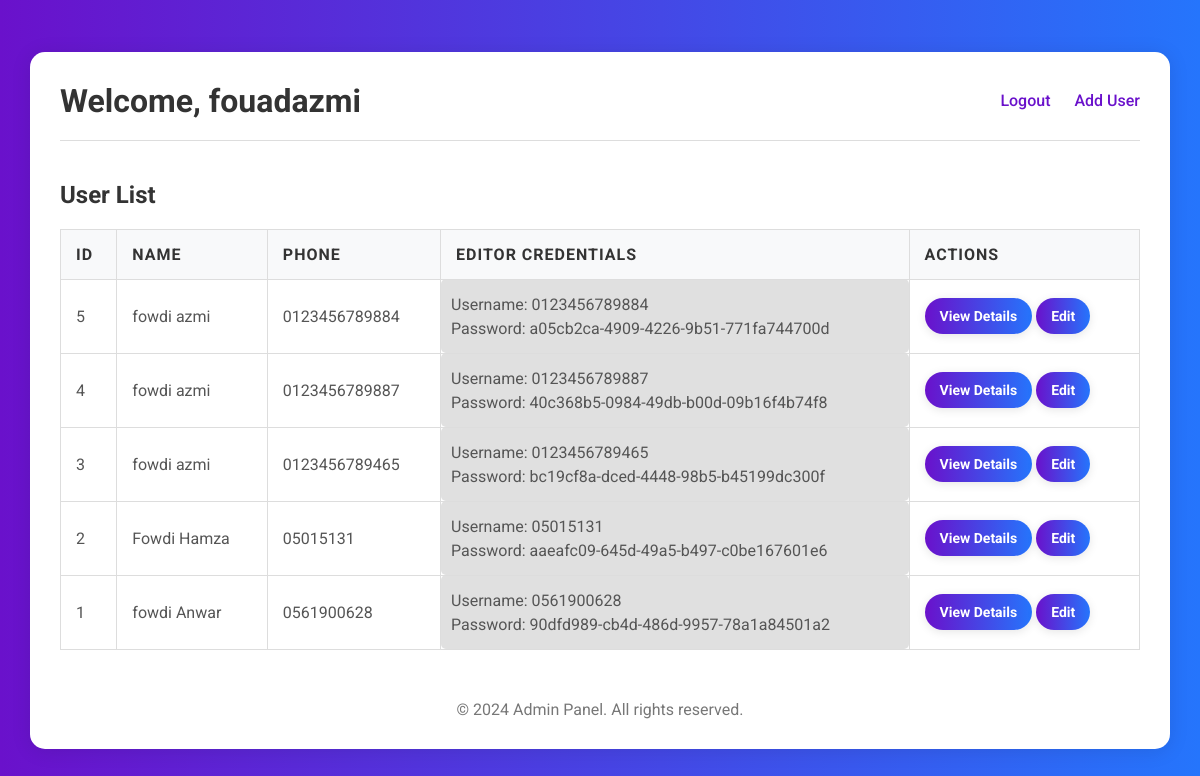
The page /admin (signed in) on the database its author committed.
### app.py (models this page shows)
class User(db.Model):
    id = db.Column(db.Integer, primary_key=True)
    uuid = db.Column(db.String(36), unique=True, nullable=False, default=lambda: str(uuid.uuid4()))
    username = db.Column(db.String(100), unique=True, nullable=False)
    name = db.Column(db.String(100), nullable=False)
    designation = db.Column(db.String(100), nullable=False)
    about = db.Column(db.Text, nullable=False)
    phone = db.Column(db.String(20), nullable=False)
    email = db.Column(db.String(100), nullable=False)
    website = db.Column(db.String(100), nullable=False)
    location = db.Column(db.String(100), nullable=False)
    facebook = db.Column(db.String(100), nullable=False)
    instagram = db.Column(db.String(100), nullable=False)
    linkedin = db.Column(db.String(100), nullable=False)
    twitter = db.Column(db.String(100), nullable=False)
    profile_image_url = db.Column(db.String(200), nullable=True)
    show_services = db.Column(db.Boolean, default=False)
    service1_title = db.Column(db.String(100), nullable=True)
    service1_description = db.Column(db.Text, nullable=True)
    service2_title = db.Column(db.String(100), nullable=True)
    service2_description = db.Column(db.Text, nullable=True)
    service3_title = db.Column(db.String(100), nullable=True)
    service3_description = db.Column(db.Text, nullable=True)
    service4_title = db.Column(db.String(100), nullable=True)
    service4_description = db.Column(db.Text, nullable=True)
    editor_username = db.Column(db.String(100), unique=True, nullable=True)
    editor_password = db.Column(db.String(100), nullable=True)

### app.py (the view)
@app.route('/admin')
def admin():
    if 'username' in session:
        users = User.query.order_by(User.id.desc()).limit(10).all()  # Show recent 10 users
        return render_template('admin.html', username=session['username'], users=users)
    else:
        flash('You need to be logged in to view the admin page')
        return redirect(url_for('login'))

### templates/admin.html (shortened to what this page needs)
<!doctype html>
<html lang="en">
<head>
    <link rel="stylesheet" href="{{ url_for('static', filename='css/admin.css') }}">
</head>
<body>
    <div class="container">
        <header>
            <h1>Welcome, {{ username }}</h1>
            <nav>
                <a href="{{ url_for('logout') }}">Logout</a>
                <a href="{{ url_for('add_user') }}">Add User</a>
            </nav>
        </header>
        <main>
            <h2>User List</h2>
            <table>
                <thead>
                    <tr>
                        <th>ID</th>
                        <th>Name</th>
                        <th>Phone</th>
                        <th>Editor Credentials</th>
                        <th>Actions</th>
                    </tr>
                </thead>
                <tbody>
                    {% for user in users %}
                    <tr>
                        <td>{{ user.id }}</td>
                        <td>{{ user.name }}</td>
                        <td>{{ user.phone }}</td>
                        <td class="editor-credentials">
                            {% if user.editor_username and user.editor_password %}
                                <p>Username: {{ user.editor_username }}</p>
                                <p>Password: {{ user.editor_password }}</p>
                            {% else %}
                                <p>No credentials</p>
                            {% endif %}
                        </td>
                        <td>
                            <a href="{{ url_for('user_detail', username=user.username) }}" class="button">View Details</a>
                            <a href="{{ url_for('edit_user', user_uuid=user.uuid) }}" class="button">Edit</a>
                        </td>
                    </tr>
                    {% endfor %}
                </tbody>
            </table>
        </main>
        <footer>
            &copy; 2024 Admin Panel. All rights reserved.
        </footer>
    </div>
</body>
</html>

### static/css/admin.css (style rules this page uses)
body { font-family: 'Mukta', sans-serif; background-color: #f5f5f5; color: #333; margin: 0; padding: 0; }
.container { width: 90%; max-width: 1200px; margin: 0 auto; padding: 20px; background-color: #fff; box-shadow: 0 2px 4px rgba(0,0,0,0.1); border-radius: 10px; overflow: hidden; }
header { display: flex; justify-content: space-between; align-items: center; padding-bottom: 20px; border-bottom: 1px solid #ddd; }
header h1 { margin: 0; }
nav a { margin-left: 20px; text-decoration: none; color: #007BFF; font-weight: bold; }
main { padding: 20px 0; }
h2 { margin-top: 0; }
table { width: 100%; border-collapse: collapse; margin-top: 20px; }
table, th, td { border: 1px solid #ddd; }
th, td { padding: 10px; text-align: left; }
th { background-color: #f2f2f2; }
.button { padding: 5px 10px; background-color: #007BFF; color: white; text-decoration: none; border-radius: 5px; font-size: 14px; }

### templates/admin.html (style rules this page uses)
body { font-family: 'Roboto', sans-serif; background: linear-gradient(to right, #6a11cb, #2575fc); margin: 0; padding: 0; display: flex; justify-content: center; align-items: center; height: 100vh; }
.container { width: 90%; max-width: 1200px; background-color: #fff; padding: 30px; box-shadow: 0 2px 20px rgba(0, 0, 0, 0.1); border-radius: 15px; }
header { display: flex; justify-content: space-between; align-items: center; margin-bottom: 20px; }
header h1 { margin: 0; color: #333; }
nav a { margin-left: 20px; color: #6a11cb; text-decoration: none; font-weight: 500; }
table { width: 100%; border-collapse: collapse; margin-top: 20px; }
th, td { padding: 15px; text-align: left; border-bottom: 1px solid #ddd; }
th { background-color: #f8f9fa; color: #333; text-transform: uppercase; letter-spacing: 1px; }
td { color: #555; }
.button { color: #fff; background: linear-gradient(to right, #6a11cb, #2575fc); padding: 10px 15px; text-decoration: none; border-radius: 25px; display: inline-block; transition: background 0.3s ease; font-weight: bold; box-shadow: 0 2px 10px rgba(0, 0, 0, 0.1); }
.editor-credentials { background-color: #e0e0e0; padding: 10px; border-radius: 5px; }
.editor-credentials p { margin: 5px 0; }
footer { text-align: center; margin-top: 30px; color: #777; }

### rows shown on the page
User: username "fouadazmi", id "1", name "fowdi Anwar", phone "0561900628", editor_username "0561900628", editor_password "90dfd989-cb4d-486d-9957-78a1a84501a2"
User: id "5", name "fowdi azmi", phone "0123456789884", editor_username "0123456789884", editor_password "a05cb2ca-4909-4226-9b51-771fa744700d"
User: id "4", name "fowdi azmi", phone "0123456789887", editor_username "0123456789887", editor_password "40c368b5-0984-49db-b00d-09b16f4b74f8"
User: id "3", name "fowdi azmi", phone "0123456789465", editor_username "0123456789465", editor_password "bc19cf8a-dced-4448-98b5-b45199dc300f"
User: id "2", name "Fowdi Hamza", phone "05015131", editor_username "05015131", editor_password "aaeafc09-645d-49a5-b497-c0be167601e6"
